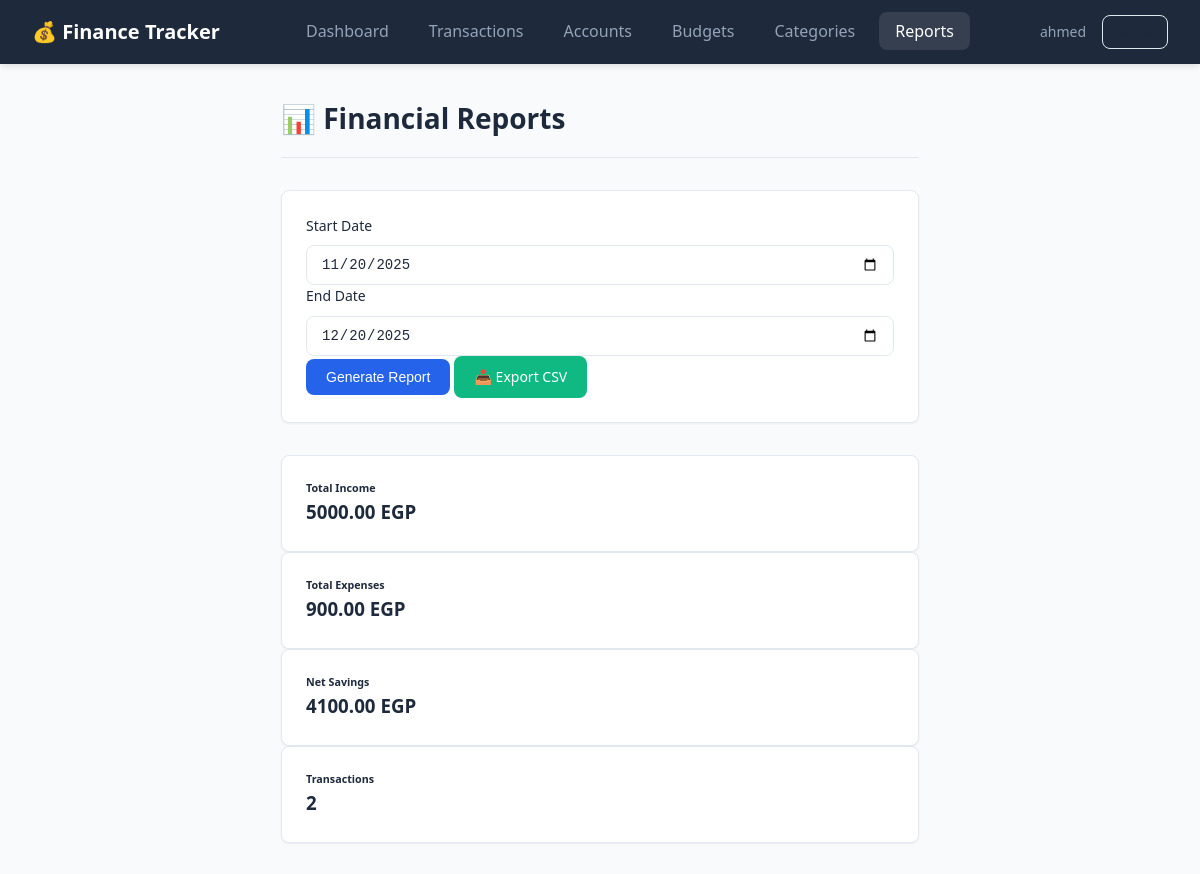
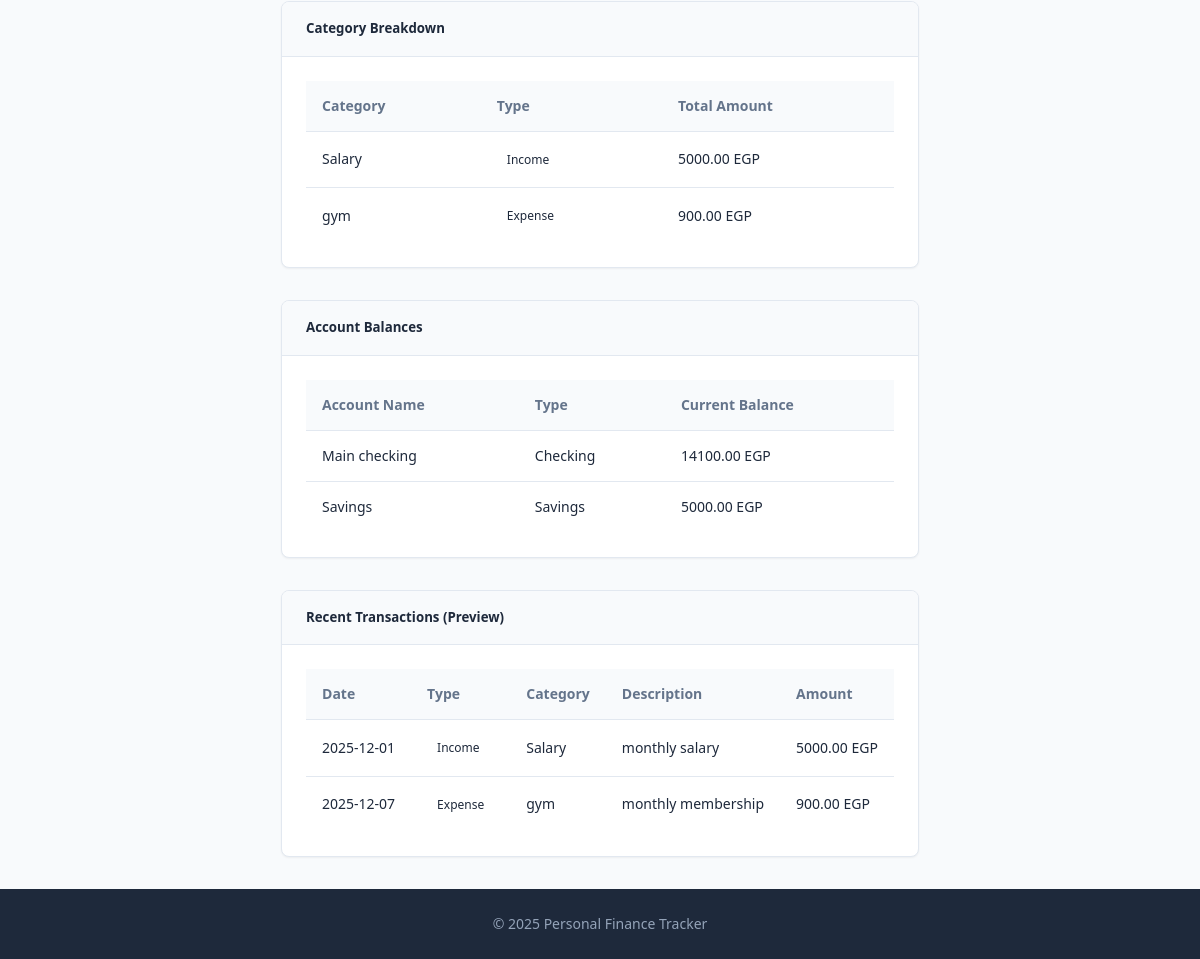
The app's page /reports (signed in), older data (2 pictures, top to bottom).
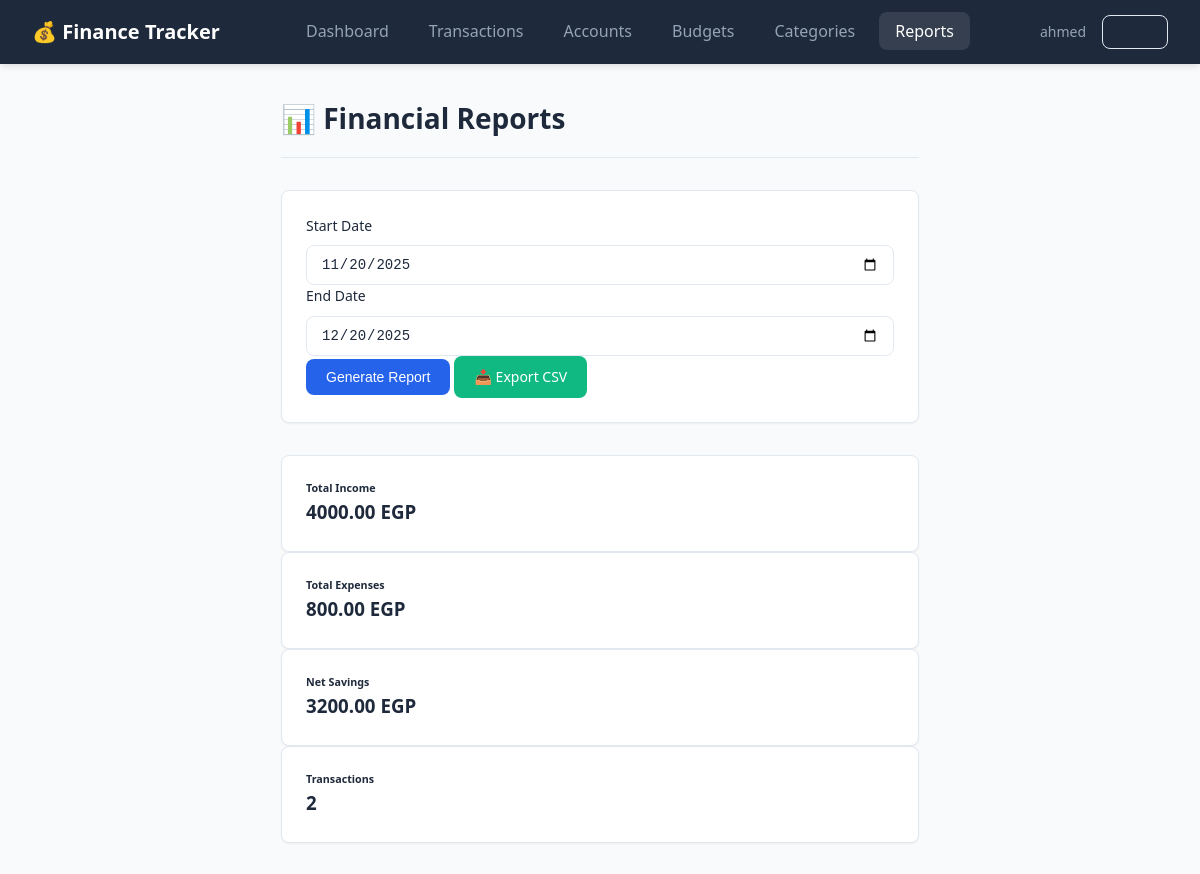
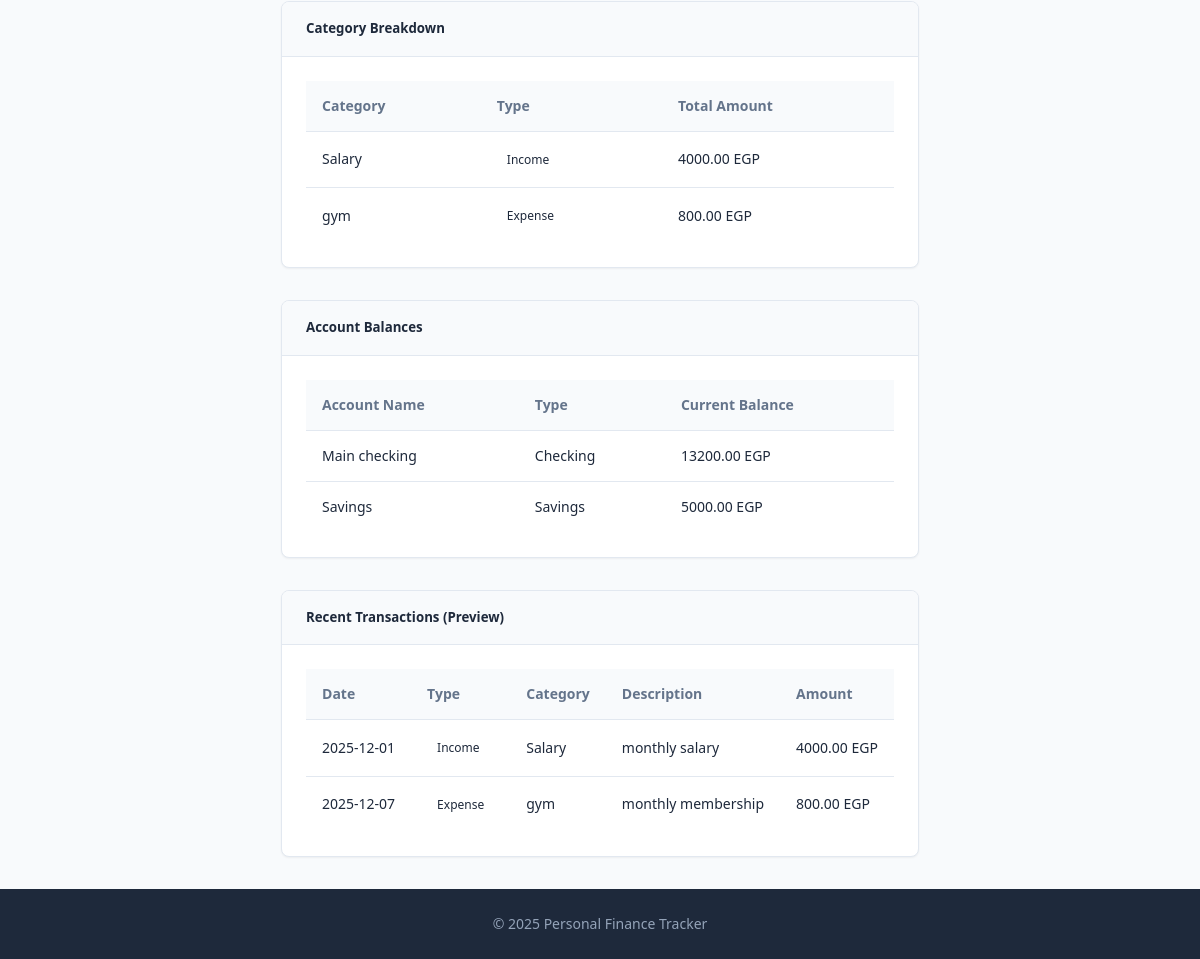
The same page, newer data (2 pictures, top to bottom).
### src/app/models/finance_models.py (models this page shows, shortened)
class Category(db.Model):
    __tablename__ = 'category'
    id: Mapped[int] = mapped_column(Integer, primary_key=True, autoincrement=True)
    user_id: Mapped[int] = mapped_column(
        Integer, ForeignKey('user.id', ondelete='CASCADE'), nullable=False
    )
    name: Mapped[str] = mapped_column(String(100), nullable=False)
    category_type: Mapped[str] = mapped_column(String(10), nullable=False)
    color: Mapped[Optional[str]] = mapped_column(String(7))
    max_single_amount: Mapped[Optional[Decimal]] = mapped_column(DECIMAL(10, 2))
    user: Mapped["User"] = relationship("User", back_populates="categories")
    transactions: Mapped[List["Transaction"]] = relationship(
        "Transaction", back_populates="category", cascade="all, delete-orphan"
    )
    budgets: Mapped[List["Budget"]] = relationship(
        "Budget", back_populates="category", cascade="all, delete-orphan"
    )
    transaction_templates: Mapped[List["TransactionTemplate"]] = relationship(
        "TransactionTemplate", back_populates="category"
    )

class Account(db.Model):
    __tablename__ = 'account'
    id: Mapped[int] = mapped_column(Integer, primary_key=True, autoincrement=True)
    user_id: Mapped[int] = mapped_column(
        Integer, ForeignKey('user.id', ondelete='CASCADE'), nullable=False
    )
    name: Mapped[str] = mapped_column(String(100), nullable=False)
    account_type: Mapped[Optional[str]] = mapped_column(String(50))
    initial_balance: Mapped[Decimal] = mapped_column(
        DECIMAL(10, 2), default=Decimal('0.00')
    )
    current_balance: Mapped[Decimal] = mapped_column(
        DECIMAL(10, 2), default=Decimal('0.00')
    )
    currency: Mapped[str] = mapped_column(String(10), default='EGP')
    created_at: Mapped[datetime] = mapped_column(DateTime, default=datetime.utcnow)
    user: Mapped["User"] = relationship("User", back_populates="accounts")
    transactions: Mapped[List["Transaction"]] = relationship(
        "Transaction", back_populates="account", cascade="all, delete-orphan"
    )
    transaction_templates: Mapped[List["TransactionTemplate"]] = relationship(
        "TransactionTemplate", back_populates="account"
    )

class Transaction(db.Model):
    __tablename__ = 'transaction'
    id: Mapped[int] = mapped_column(Integer, primary_key=True, autoincrement=True)
    user_id: Mapped[int] = mapped_column(
        Integer, ForeignKey('user.id', ondelete='CASCADE'), nullable=False
    )
    account_id: Mapped[int] = mapped_column(
        Integer, ForeignKey('account.id', ondelete='CASCADE'), nullable=False
    )
    category_id: Mapped[int] = mapped_column(
        Integer, ForeignKey('category.id', ondelete='CASCADE'), nullable=False
    )
    date: Mapped[datetime] = mapped_column(Date, nullable=False)
    amount: Mapped[Decimal] = mapped_column(DECIMAL(10, 2), nullable=False)
    transaction_type: Mapped[str] = mapped_column(String(10), nullable=False)
    description: Mapped[Optional[str]] = mapped_column(String(255))
    notes: Mapped[Optional[str]] = mapped_column(Text)
    created_at: Mapped[datetime] = mapped_column(DateTime, default=datetime.utcnow)
    user: Mapped["User"] = relationship("User", back_populates="transactions")
    account: Mapped["Account"] = relationship("Account", back_populates="transactions")
    category: Mapped["Category"] = relationship(
        "Category", back_populates="transactions"
    )
    __table_args__ = (
        Index('idx_transaction_user_date', 'user_id', 'date'),
        Index('idx_transaction_search', 'user_id', 'description', 'notes'),
    )

### src/app/controllers/report_routes.py (the view)
@report_bp.route('/reports')
@login_required
def reports():
    end_date = request.args.get('end_date', datetime.now().strftime('%Y-%m-%d'))
    start_date = request.args.get('start_date',
                                  (datetime.now() - timedelta(days=30)).strftime('%Y-%m-%d'))
    try:
        start = datetime.strptime(start_date, '%Y-%m-%d').date()
        end = datetime.strptime(end_date, '%Y-%m-%d').date()
    except ValueError:
        flash('Invalid date format', 'error')
        return redirect(url_for('report.reports'))
    report_data = generate_report(current_user.id, start, end)
    return render_template('reports.html',
                         report=report_data,
                         start_date=start_date,
                         end_date=end_date)

### src/app/__init__.py (called while the page is built)
def _init_extensions(app: Flask) -> None:
    database.init_app(app)
    bcrypt.init_app(app)
    login_manager.init_app(app)
    @login_manager.user_loader
    def load_user(user_id: str):
        from .models import User
        return User.query.get(int(user_id))

### src/app/templates/reports.html (shortened to what the changed rows need)
{% extends "base.html" %}
{% block content %}
<div class="page-header">
    <h1>📊 Financial Reports</h1>
</div>
{% if report %}
<div class="row mb-4">
    <div class="col-md-3">
        <div class="card text-white bg-success">
            <div class="card-body">
                <h6 class="card-title">Total Income</h6>
                <h3>{{ report.total_income|default(0)|round(2) }} EGP</h3>
            </div>
        </div>
    </div>
    <div class="col-md-3">
        <div class="card text-white bg-danger">
            <div class="card-body">
                <h6 class="card-title">Total Expenses</h6>
                <h3>{{ report.total_expense|default(0)|round(2) }} EGP</h3>
            </div>
        </div>
    </div>
    <div class="col-md-3">
        <div class="card text-white {% if report.net_savings >= 0 %}bg-info{% else %}bg-warning{% endif %}">
            <div class="card-body">
                <h6 class="card-title">Net Savings</h6>
                <h3>{{ report.net_savings|default(0)|round(2) }} EGP</h3>
            </div>
        </div>
    </div>
    <div class="col-md-3">
        <div class="card text-white bg-secondary">
            <div class="card-body">
                <h6 class="card-title">Transactions</h6>
                <h3>{{ report.transaction_count|default(0) }}</h3>
            </div>
        </div>
    </div>
</div>
<div class="card mb-4">
    <div class="card-header">
        <h5>Category Breakdown</h5>
    </div>
    <div class="card-body">
        {% if report.category_breakdown %}
        <div class="table-responsive">
            <table class="table table-striped">
                <thead>
                    <tr>
                        <th>Category</th>
                        <th>Type</th>
                        <th class="text-end">Total Amount</th>
                    </tr>
                </thead>
                <tbody>
                    {% for cat_name, cat_type, total in report.category_breakdown %}
                    <tr>
                        <td>{{ cat_name }}</td>
                        <td>
                            <span class="badge {% if cat_type == 'Income' %}bg-success{% else %}bg-danger{% endif %}">
                                {{ cat_type }}
                            </span>
                        </td>
                        <td class="text-end">{{ total|round(2) }} EGP</td>
                    </tr>
                    {% endfor %}
                </tbody>
            </table>
        </div>
        {% else %}
        <p class="text-muted">No transactions in this period.</p>
        {% endif %}
    </div>
</div>
<div class="card mb-4">
    <div class="card-header">
        <h5>Account Balances</h5>
    </div>
    <div class="card-body">
        {% if report.accounts %}
        <div class="table-responsive">
            <table class="table table-striped">
                <thead>
                    <tr>
                        <th>Account Name</th>
                        <th>Type</th>
                        <th class="text-end">Current Balance</th>
                    </tr>
                </thead>
                <tbody>
                    {% for account in report.accounts %}
                    <tr>
                        <td>{{ account.name }}</td>
                        <td>{{ account.account_type or 'N/A' }}</td>
                        <td class="text-end">{{ account.current_balance|round(2) }} {{ account.currency }}</td>
                    </tr>
                    {% endfor %}
                </tbody>
            </table>
        </div>
        {% else %}
        <p class="text-muted">No accounts found.</p>
        {% endif %}
    </div>
</div>
<div class="card">
    <div class="card-header">
        <h5>Recent Transactions (Preview)</h5>
    </div>
    <div class="card-body">
        {% if report.transactions %}
        <div class="table-responsive">
            <table class="table table-striped">
                <thead>
                    <tr>
                        <th>Date</th>
                        <th>Type</th>
                        <th>Category</th>
                        <th>Description</th>
                        <th class="text-end">Amount</th>
                    </tr>
                </thead>
                <tbody>
                    {% for txn in report.transactions %}
                    <tr>
                        <td>{{ txn.date.strftime('%Y-%m-%d') }}</td>
                        <td>
                            <span class="badge {% if txn.transaction_type == 'Income' %}bg-success{% else %}bg-danger{% endif %}">
                                {{ txn.transaction_type }}
                            </span>
                        </td>
                        <td>{{ txn.category.name if txn.category else 'N/A' }}</td>
                        <td>{{ txn.description or '-' }}</td>
                        <td class="text-end">{{ txn.amount|round(2) }} EGP</td>
                    </tr>
                    {% endfor %}
                </tbody>
            </table>
        </div>
        {% else %}
        <p class="text-muted">No transactions in this period.</p>
        {% endif %}
    </div>
</div>
{% endif %}
{% endblock %}

Row changes from the older to the newer data that the page shows:
computed for Category "Salary": total "5000.00" → "4000.00"
computed for Category "gym": total "900.00" → "800.00"
changed Account "Main checking": current_balance "14100.00" → "13200.00"
changed Transaction "monthly salary": amount "5000.00" → "4000.00"
changed Transaction "monthly membership": amount "900.00" → "800.00"
Text that changed along with them:
{{ report.total_income|default(0)|round(2) }}: "5000.00" → "4000.00"
{{ report.total_expense|default(0)|round(2) }}: "900.00" → "800.00"
{{ report.net_savings|default(0)|round(2) }}: "4100.00" → "3200.00"
